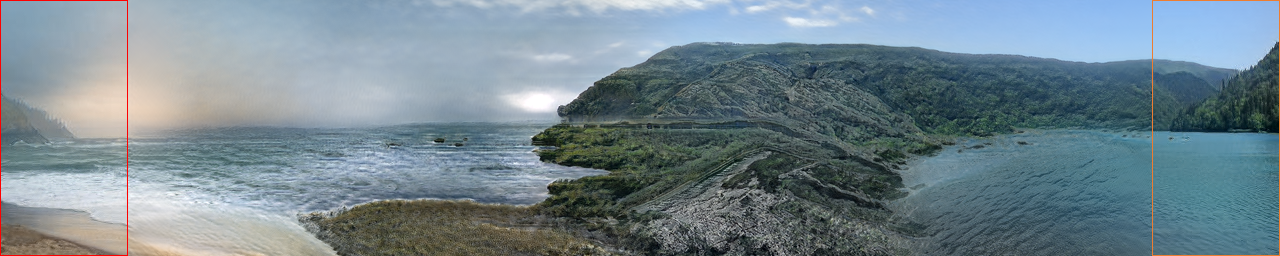
#> input picture infinityGAN/assets/inbetween_supp/130107.png, 1280 x 256 px; its folder holds only this picture in this run
$ python label_inbetween.py
#> lines starting #> are read from the running program, lines starting #| are printed output that depends on the picture
import os
import numpy as np
from glob import glob
import matplotlib.pyplot as plt

inplace = True
ps = [p for p in glob("./*.png") if "composed" not in p]

c = np.array([237/255, 125/255, 49/255]).reshape(1, 1, 3)

for p in ps:
    im = plt.imread(p)[:, :, :3]

    # Left Bbox
    im[:, :1, :] = 0
    im[:, :1, 0] = 1
    im[:, 127:128, :] = 0
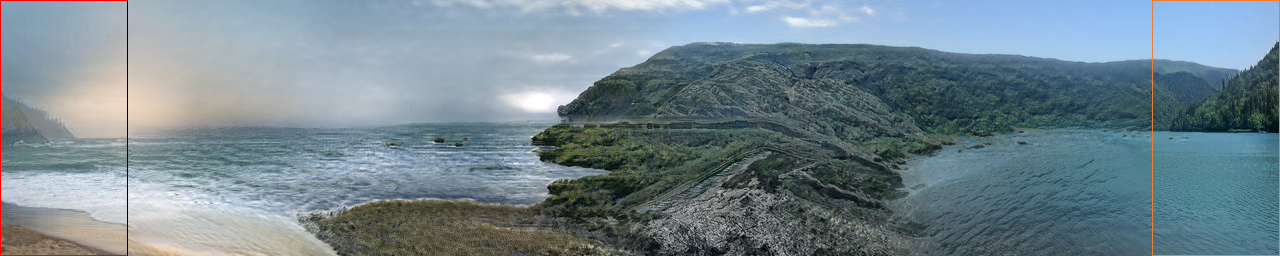
#> im: shape (256, 1280, 3) float32; mean R, G, B 0.455, 0.527, 0.562
    im[:, 127:128, 0] = 1
    im[:1, :128, :] = 0
#> im: shape (256, 1280, 3) float32; mean R, G, B 0.456, 0.527, 0.562
    im[:1, :128, 0] = 1
    im[-1:, :128, :] = 0
#> im: shape (256, 1280, 3) float32; mean R, G, B 0.456, 0.527, 0.562
    im[-1:, :128, 0] = 1

    # Right Bbox
    im[:, -1:, :] = c
    im[:, -128:-127, :] = c
    im[:1, -128:, :] = c
    im[-1:, -128:, :] = c

    if inplace:
        plt.imsave(p, im)
    else:
        plt.imsave("_"+os.path.basename(p), im)

$ run again, on infinityGAN/assets/inbetween_supp/410059.png
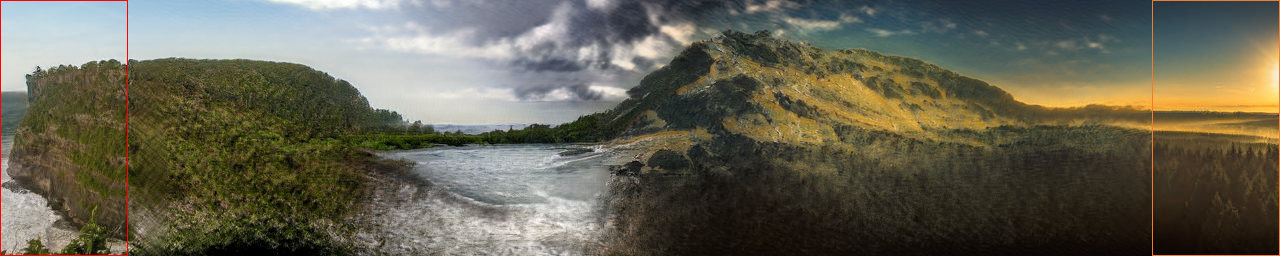
#> input picture infinityGAN/assets/inbetween_supp/410059.png, 1280 x 256 px
#> `im[:, 127:128, :] = 0`:
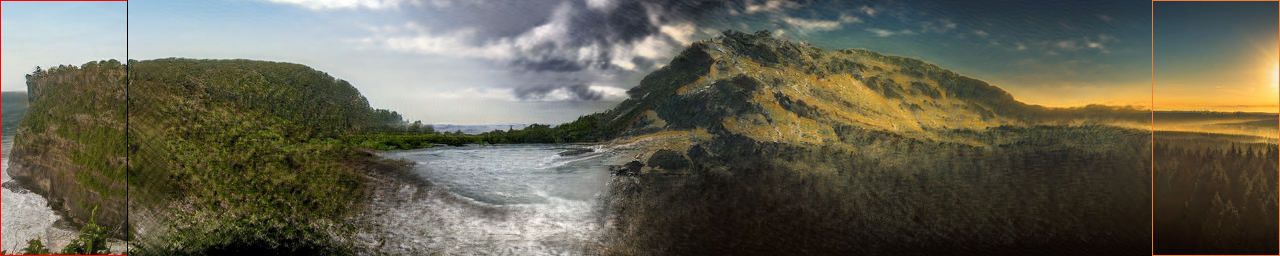
#> im: shape (256, 1280, 3) float32; mean R, G, B 0.396, 0.386, 0.324

$ run again, on infinityGAN/assets/inbetween_supp/980144.png
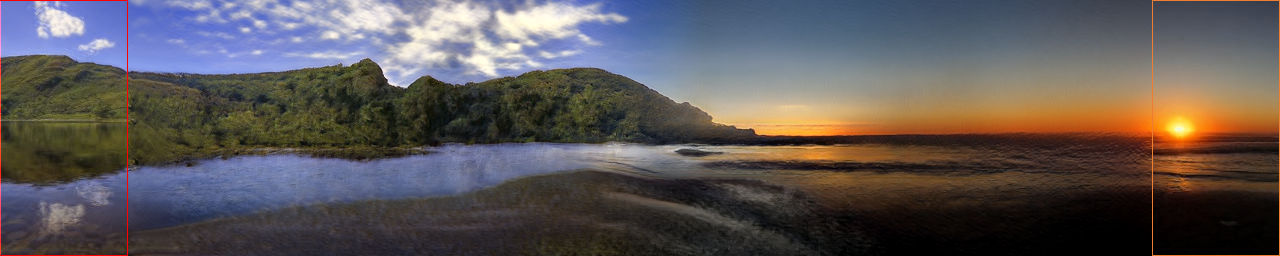
#> input picture infinityGAN/assets/inbetween_supp/980144.png, 1280 x 256 px
#> `im[:, 127:128, :] = 0`:
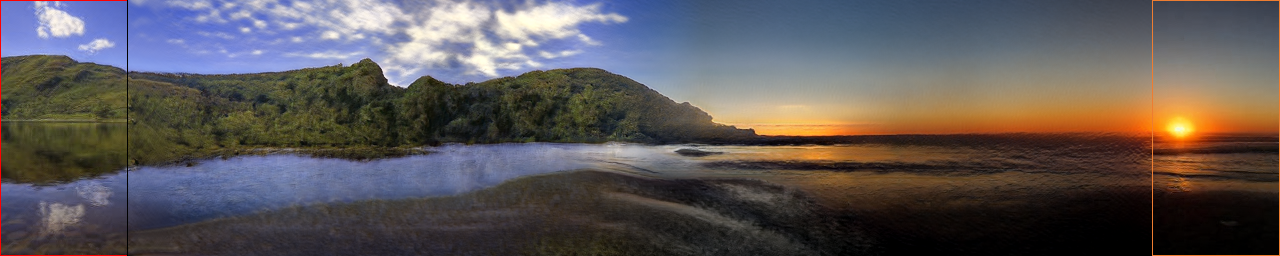
#> im: shape (256, 1280, 3) float32; mean R, G, B 0.363, 0.341, 0.344

$ run again, on infinityGAN/assets/inbetween_supp/2110140.png
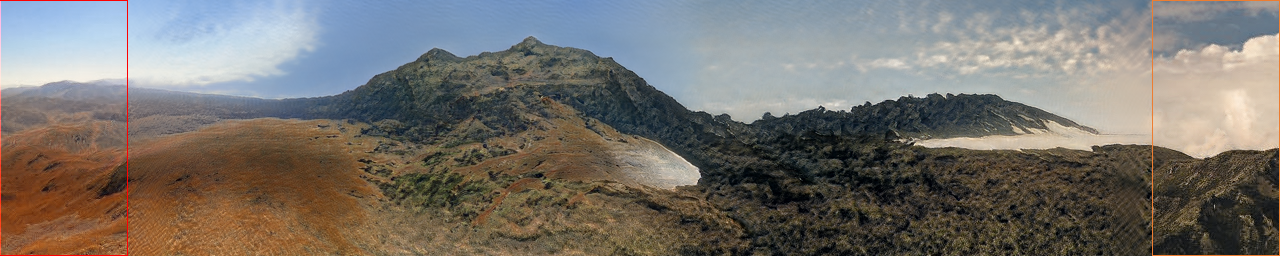
#> input picture infinityGAN/assets/inbetween_supp/2110140.png, 1280 x 256 px
#> `im[:, 127:128, :] = 0`:
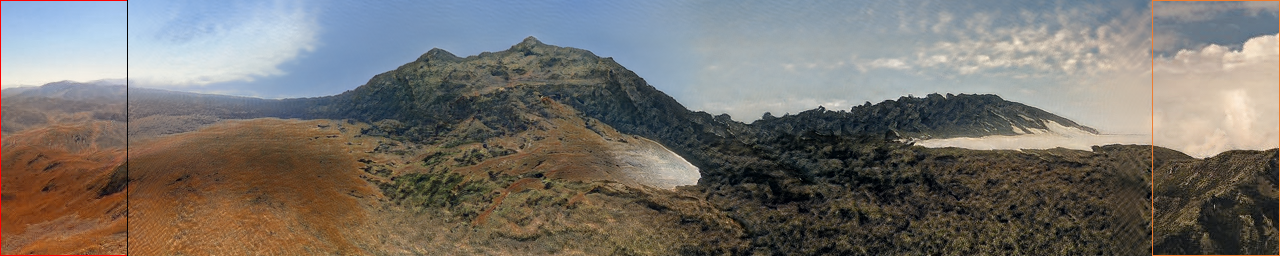
#> im: shape (256, 1280, 3) float32; mean R, G, B 0.465, 0.447, 0.424
#> `im[:1, :128, :] = 0`:
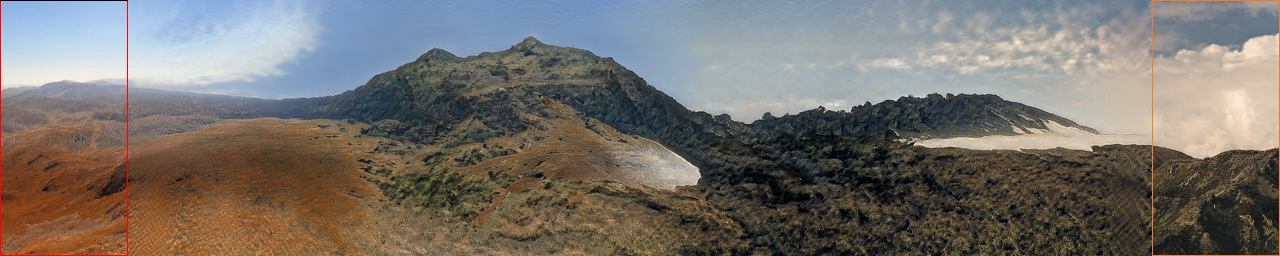
#> im: shape (256, 1280, 3) float32; mean R, G, B 0.466, 0.447, 0.424
